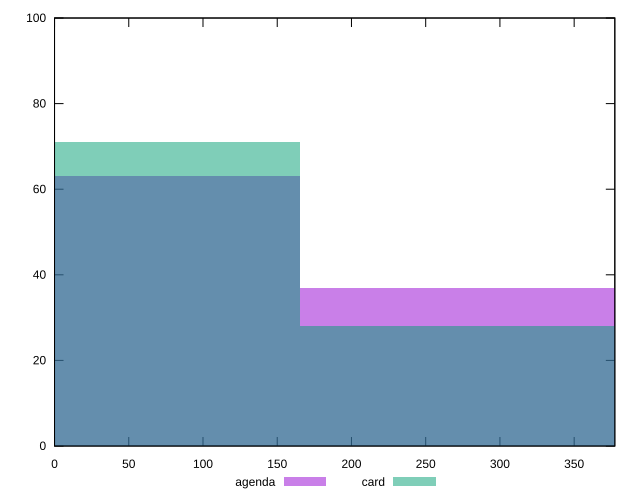

Recreate this plot in gnuplot.
reset

$agenda <<EOF
330.10663191129896 37
0 63
EOF

$card <<EOF
0 71
330.10663191129896 28
EOF

set key outside below
set boxwidth 330.10663191129896
set xrange [0:377.39]
set yrange [0:100]
set trange [0:100]
set style fill transparent solid 0.5 noborder
set terminal svg size 640, 500 enhanced background rgb 'white'
set output "reports/report_00027_2021-02-24T12-40-31.850Z/uses-rel-preconnect/comparison/histogram/1_vs_2.svg"

plot $agenda title "agenda" with boxes, \
     $card title "card" with boxes

reset
